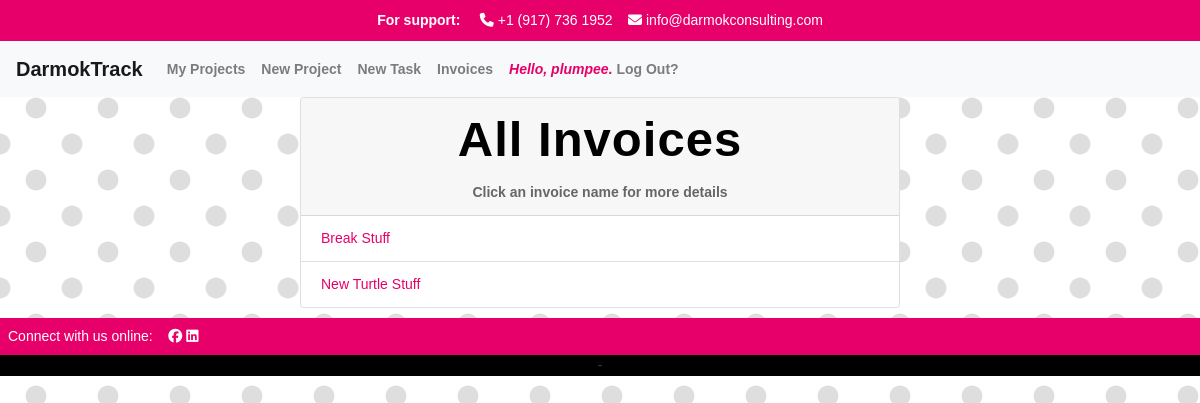
/invoices_list/ (signed in), run on an earlier commit of the app's database.
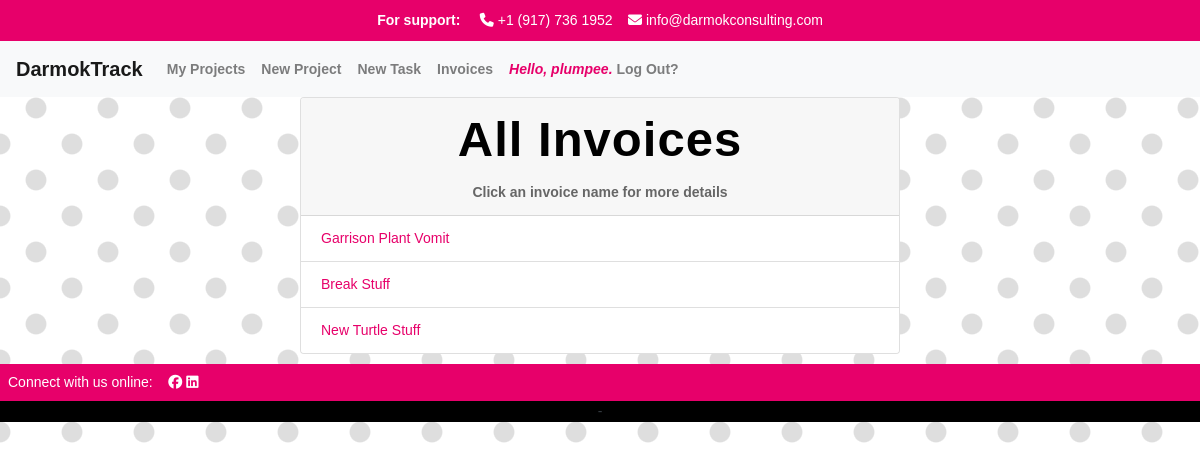
And on a later commit of the database.
### apps/track/models.py (models this page shows, shortened)
class Project(models.Model):
    PENDING = 'pending'
    PAID = 'paid'
    CREDIT_MEMO = 'credit_memo'
    CHOICES_STATUS = {
        (PENDING, 'pending'),
        (PAID, 'paid'),
        (CREDIT_MEMO, 'credit_memo'),
    }
    project_manager = models.ForeignKey(User, related_name='project_manager', on_delete=models.CASCADE)
    name = models.CharField("Project Name", max_length=250)
    start = models.DateTimeField(auto_now_add=True)
    customer = models.CharField(max_length=250)
    budget_hours = models.IntegerField(default=0)
    budget_dollars = models.DecimalField(max_digits=10, decimal_places=2, default=0.00)
    is_active = models.BooleanField("Active", default=True)
    projects = models.ForeignKey(User, blank=True, related_name="project_list", on_delete=models.CASCADE)
    time_models = models.ManyToManyField(TimeModel, related_name='projects')
    invoice_status = models.CharField(max_length=25, choices=CHOICES_STATUS, default=PENDING)
    class Meta:
        ordering = ['-start']

### apps/track/views.py (the view)
# urls.py: path("invoices_list/", views.invoices_list, name="invoices_list"),
def invoices_list(request):
    projects = Project.objects.all()
    return render(request, "track/invoices_list.html", {
        "projects": projects,
        })

### apps/track/templates/track/invoices_list.html (shortened to what this page needs)
{% extends 'track/layout.html' %}
{% load mathfilters %}
{% load humanize %}
{% load static %}
{% block body %}
<div class="card w-50">
<div class="card-header">
<h1>All Invoices</h1>
<strong><center>Click an invoice name for more details</center></strong>
</div>
{% if user.is_authenticated %}
    {% for project in projects %}
        <ul class="list-group list-group-flush">
            <a href="{% url 'invoice' project_id=project.id %}" class="list-group-item">{{ project.name }}</a>
    {% endfor %}
        </div>
{% endif %}
{% endblock %}

What changed in the data, as far as the page shows it:
added Project: name "Garrison Plant Vomit"
